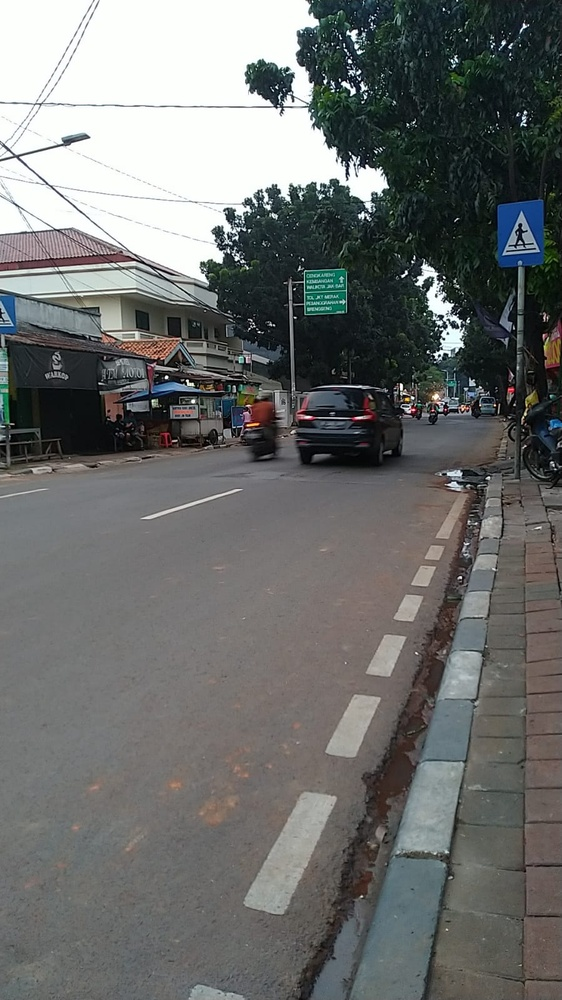
#> input picture street.jpeg, 562 x 1000 px, shrunk from 899 x 1599 before the run
$ jupyter execute PA-PC_202131003_GabrielSatrioD_A.ipynb
#> lines starting #> are read from the running program, lines starting #| are printed output that depends on the picture
[cell 1]
import numpy as np
import matplotlib.pyplot as plt
from skimage import io, color, feature, transform, draw

# Load the image
image = io.imread('street.jpeg')
#> image is the input picture: shape (1000, 562, 3); mean R, G, B 107.9, 109.8, 108.5

# Convert the image to grayscale
gray = color.rgb2gray(image)
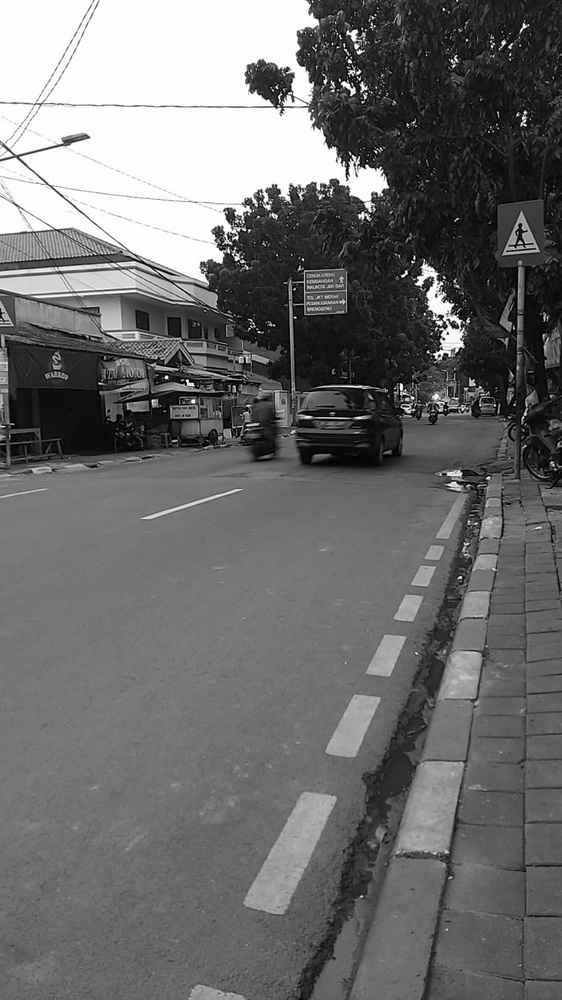
#> gray: shape (1000, 562) float64; min 0, max 1, mean 0.429

# Detect edges using Canny edge detection
edges = feature.canny(gray, sigma=2)
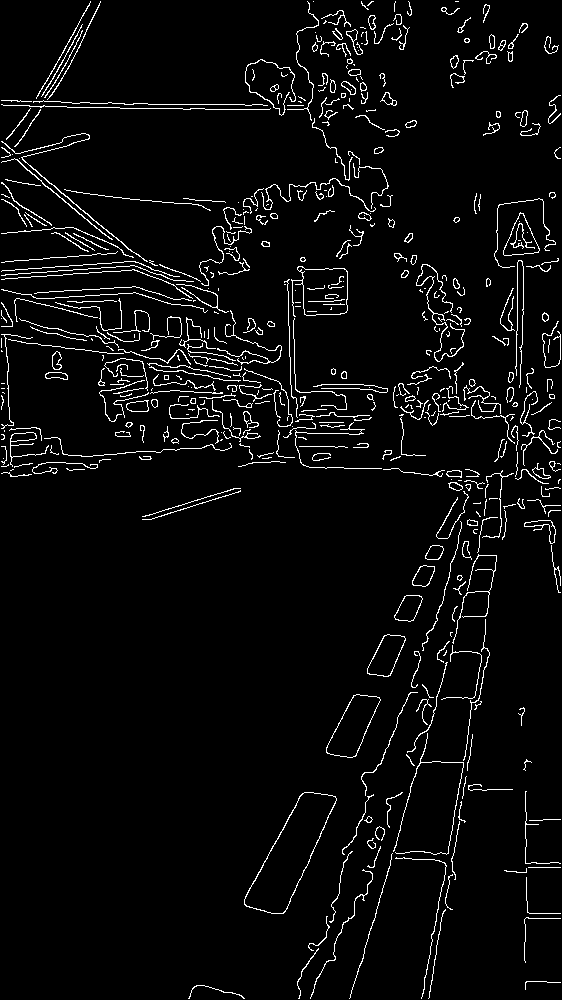
#> edges: shape (1000, 562) bool; 4.2% white in thin lines or dots

# Perform Hough Transform to detect lines
lines = transform.probabilistic_hough_line(edges, threshold=30, line_gap=250)
#> lines = 1159 items

# Create a copy of the original image to draw lines on
image_with_lines = np.copy(image)

# Draw the detected lines on the image
for line in lines:
    p0, p1 = line
    x0, y0 = p0
    x1, y1 = p1
    rr, cc = draw.line(y0, x0, y1, x1)
    image_with_lines[rr, cc] = (0, 0, 255)
#> this loop made 1159 passes
#> (x0, y0, x1, y1) on passes 1 to 3: (559, 115, 3, 105), (444, 880, 560, 147), (422, 996, 555, 242)
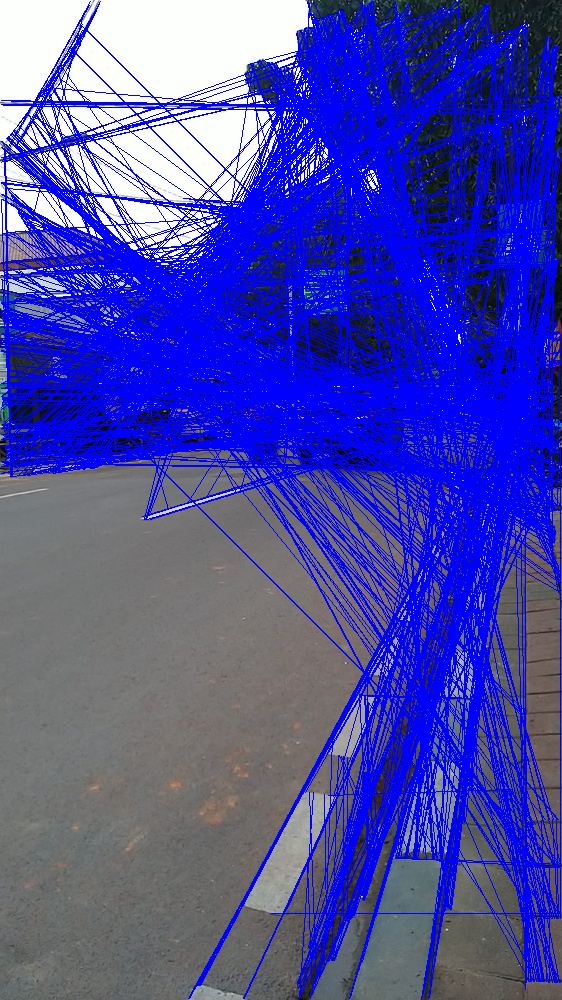
#> image_with_lines: shape (1000, 562, 3); mean R, G, B 74.8, 75.3, 171.6

# Display the original image and the image with detected lines
fig, axs = plt.subplots(1, 2, figsize=(10, 10))
axs[0].imshow(image, cmap='gray')
axs[0].set_title('Original Image')
axs[1].imshow(image_with_lines, cmap='gray')
axs[1].set_title('Image with Detected Lines')
plt.show()
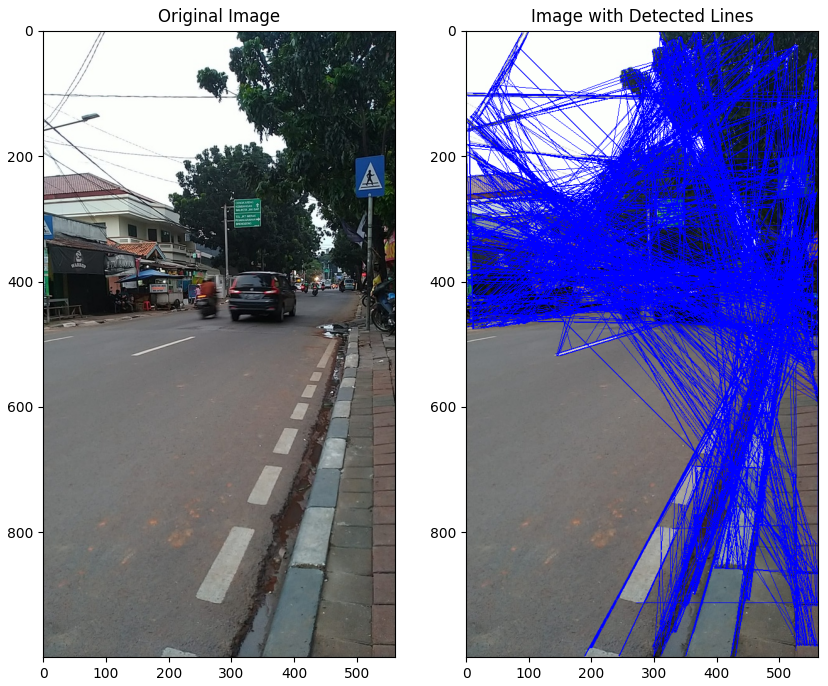
#> figure drawn by matplotlib, 2 panels
